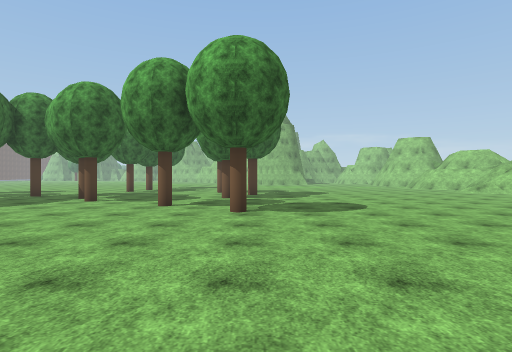
View 1 (above)

24 first-person views from a walk through a 3-D level made in the Unity game engine. The camera is 1.5 m above the floor, looks level and sees 80° across. The floor is counted in squares, 2 m on a side. Each view is taken from the middle of a square. On the plan, view 1 faces up. The plan holds only what a view shows up to about 10 squares ahead; the rest is blank. The place goes on beyond the plan. Some trees and plants on the terrain are drawn as simple stand-ins. Surface patterns are stand-ins for the level's own textures.

View 2
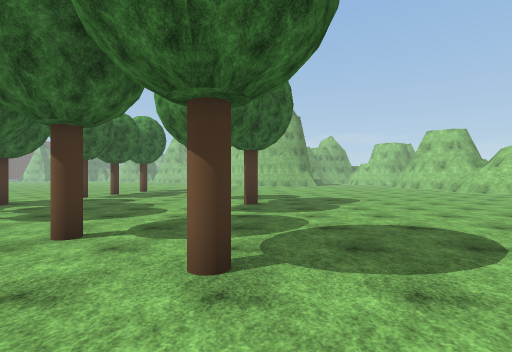

View 3
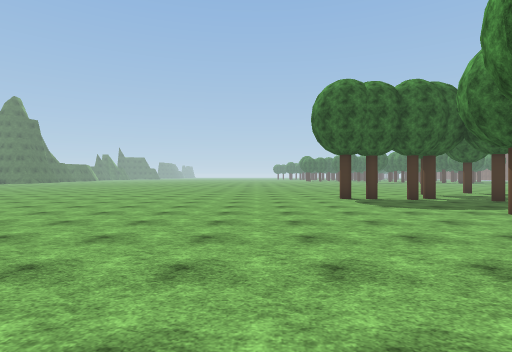

View 4
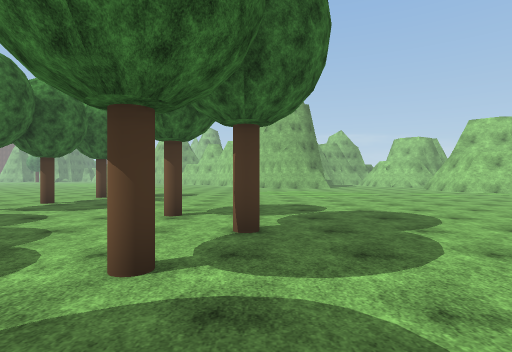

View 5
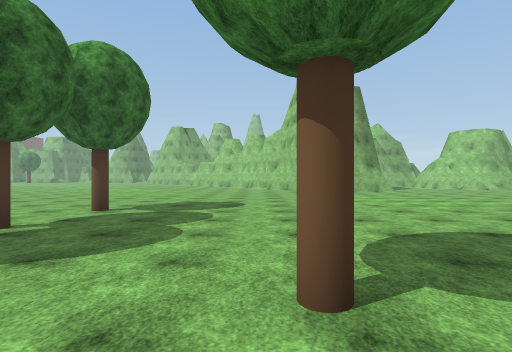

View 6
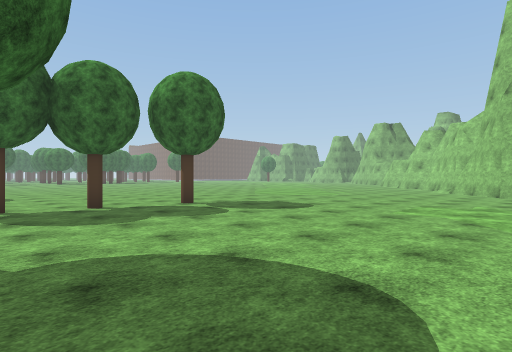

View 7
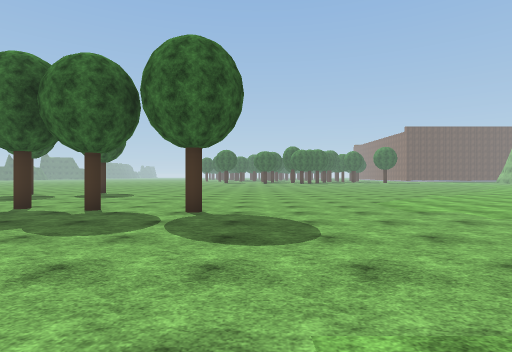

View 8
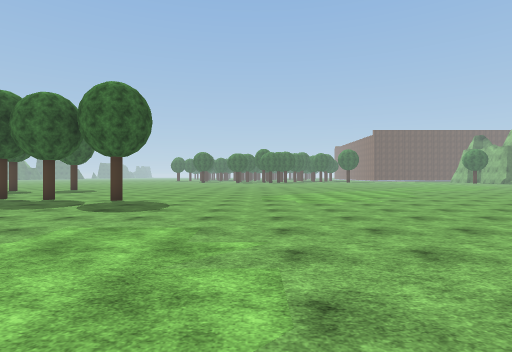

View 9
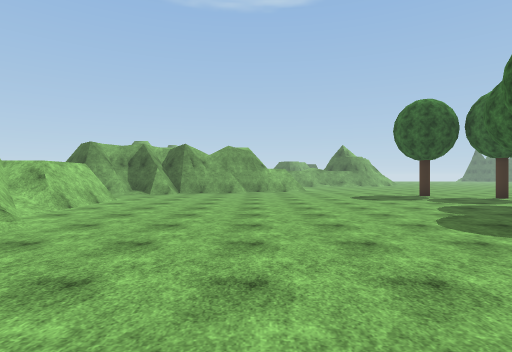

View 10
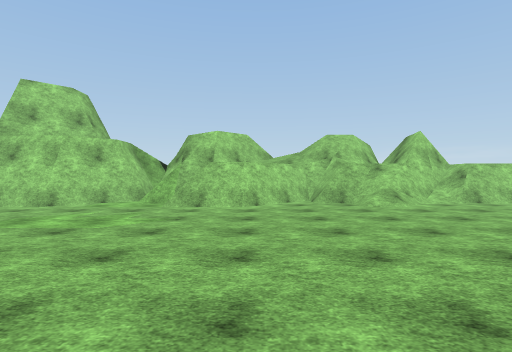

View 11
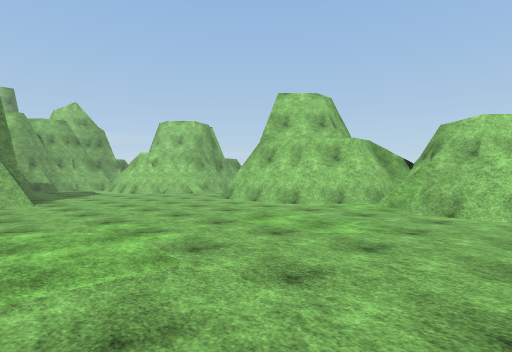

View 12
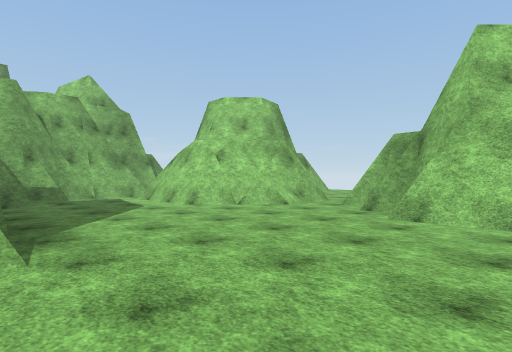

View 13
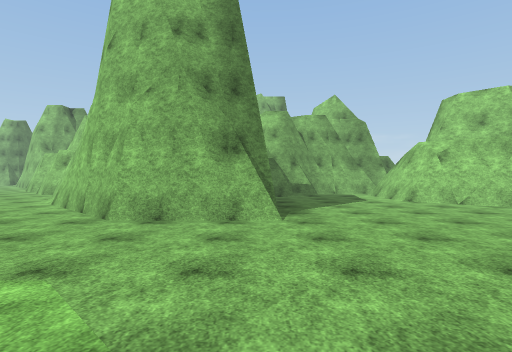

View 14
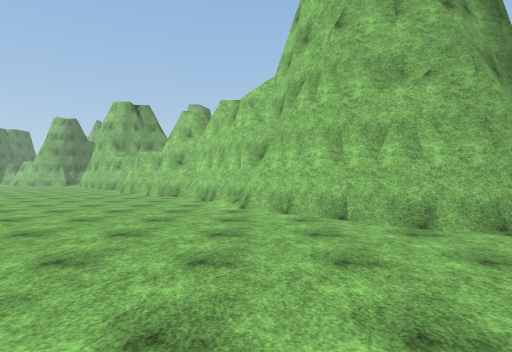

View 15
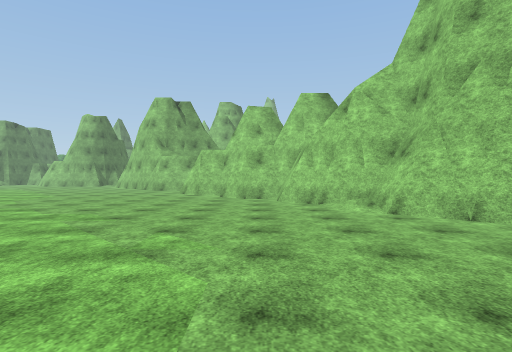

View 16
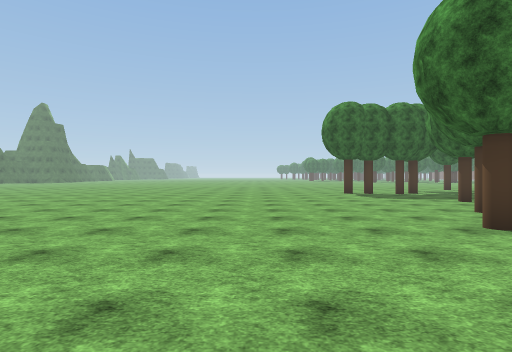

View 17
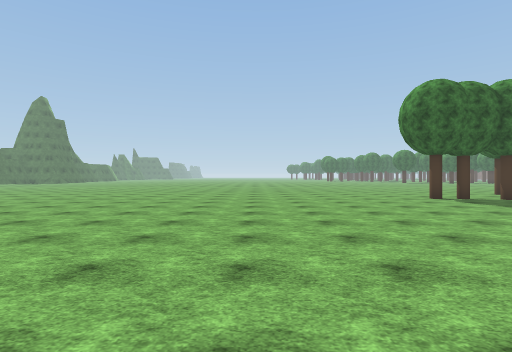

View 18
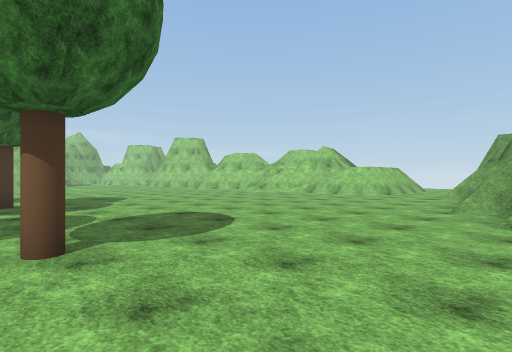

View 19
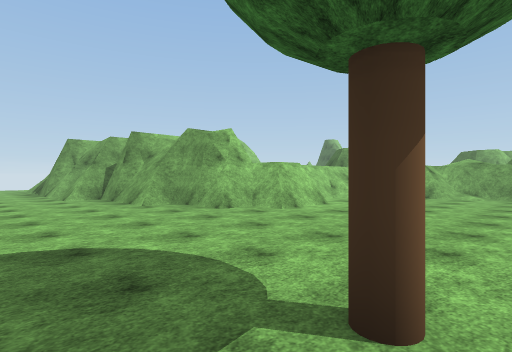

View 20
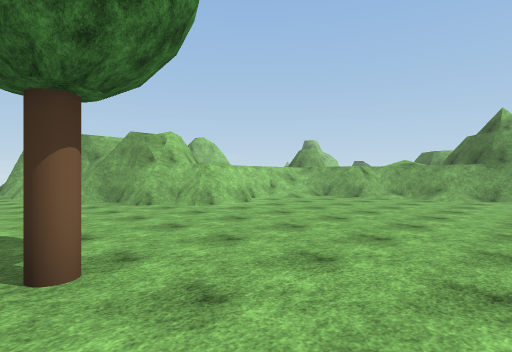

View 21
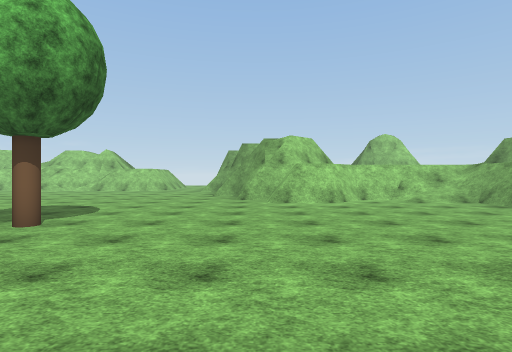

View 22
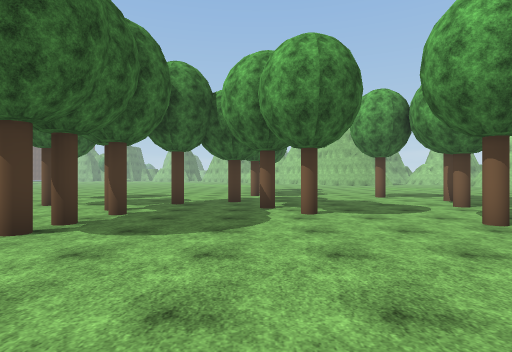

View 23
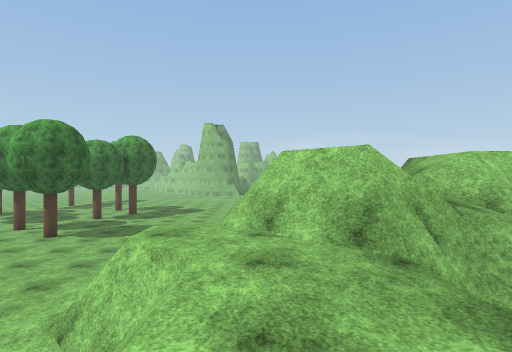

View 24
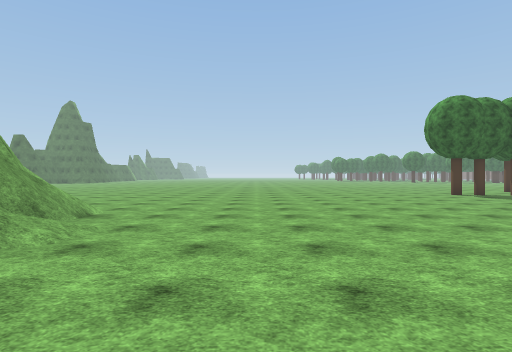

### Floor plan
Key: @ floor where view 1 was taken; # wall or solid block; . main floor; : floor 2.25 m higher than the main floor; / step, stairs or slope; = window, fence, low wall or low ledge; O other object.
Columns run from 9 left of view 1 to 12 right of it. Each row starts with its distance up from view 1.
 33 ..... #       ##..#
 32 ......##      #...#
 31 .......##     ....#
 30 ......./#     ....###
 29 ........##    .....###
 28 .........##   ........
 27 ..........####.......#
 26 ...........###......##
 25 ...................##
 24 ...................#
 23 ...................#
 22 ...................##
 21 ....................#
 20 ....................#
 19 ....O..............##
 18 ...................##
 17 ...................##
 16 ...O................#
 15 ...O................#
 14 .......O.........../#
 13 .................../#
 12 ..O......O..........##
 11 .O......O...........=#
 10 O..O................=#
  9 O...O...............=
  8 O......O............#
  7 O........O...........
  6 .....................
  5 ...................#
  4 ................####
  3 ..............###
  2 .............####
  1 .............#####
  0 .........@....#:###
 -1 ..............=::
 -2 .............//::
 -3 .............//:
 -4 .......=/=/ ##/
 -5 .....=#####
 -6 .... ####
 -7 ..

Where each view was taken, in squares from view 1:
view 1: 0 up, 0 right, facing up
view 2: 4 up, 0 right, facing up
view 3: 4 up, 1 right, facing left
view 4: 8 up, 0 right, facing up
view 5: 12 up, 2 left, facing up
view 6: 14 up, 2 right, facing up-left
view 7: 20 up, 1 right, facing left
view 8: 23 up, 4 right, facing left
view 9: 18 up, 6 right, facing down
view 10: 17 up, 2 right, facing right
view 11: 17 up, 3 right, facing up-right
view 12: 23 up, 4 right, facing up-right
view 13: 21 up, 4 right, facing up
view 14: 22 up, 1 left, facing up
view 15: 23 up, 4 left, facing up
view 16: 3 up, 4 right, facing left
view 17: 1 up, 1 right, facing left
view 18: 3 up, 1 left, facing up-right
view 19: 8 up, 1 left, facing down-right
view 20: 7 up, 3 left, facing down-right
view 21: 3 up, 5 left, facing right
view 22: 3 up, 6 left, facing up
view 23: 3 down, 6 right, facing up
view 24: 1 down, 3 right, facing left
